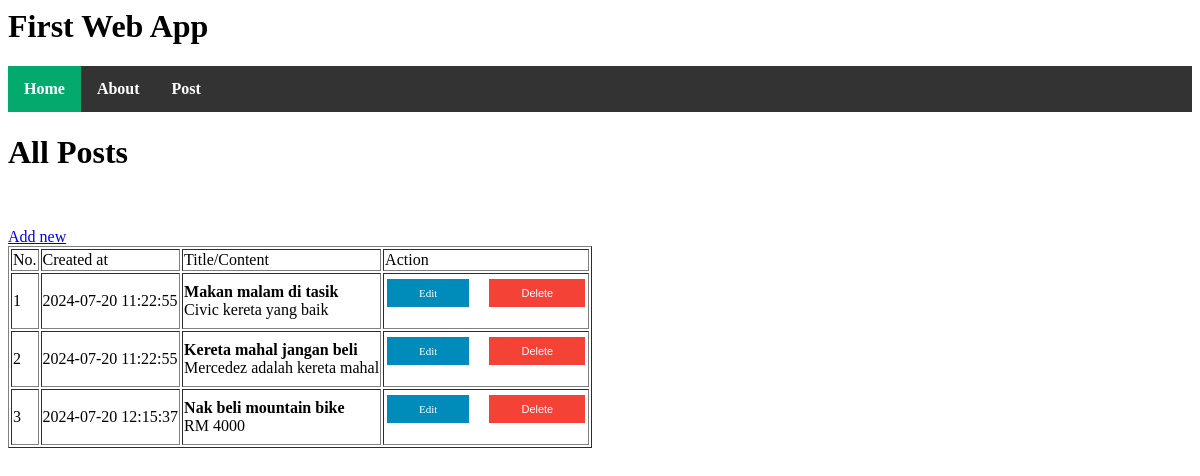
Page /post on the committed database.
### tables this page shows
CREATE TABLE posts (
    id INTEGER PRIMARY KEY AUTOINCREMENT,
    created TIMESTAMP NOT NULL DEFAULT CURRENT_TIMESTAMP,
    title TEXT NOT NULL,
    content TEXT NOT NULL
);

### app.py (the view)
@app.route('/post')
def post():
	conn = get_db_connection()
	posts = conn.execute('SELECT * FROM posts').fetchall()
	conn.close()
	return render_template('post.html', posts=posts)

### app.py (called while the page is built)
def get_db_connection():
			conn = sqlite3.connect('../db/database.db')
			conn.row_factory = sqlite3.Row
			return conn

### templates/post.html (shortened to what this page needs)
{% extends 'header.html' %}
{% block content %}
	<h1>{% block title %} All Posts {% endblock %}</h1>
	<a href="{{ url_for('create') }}">Add new</a>
	<table border="1">
	<tr>
		<td>No.</td>
		<td>Created at</td>
		<td>Title/Content</td>
		<td>Action</td>
	 </tr>
	{% for post in posts %}
  				 <tr>
					<td>{{ post['id'] }}</td>
					<td>{{ post['created'] }}</td>
					<td><b>{{ post['title'] }}</b> <br> {{ post['content'] }}</td>
					<td>
					<form action="{{ url_for('delete', id=post['id']) }}" method="POST">
						<a class="button buttonEdit" href="{{ url_for('edit', id=post['id']) }}">Edit</a> &nbsp;&nbsp;
						<input class="button buttonDelete" type="submit" value="Delete"
								onclick="return confirm('Are you sure you want to delete this post?')">
					</form>
					</td>
				 </tr>
 	{% endfor %}
	 			</table>
{% endblock %}

### templates/header.html (shortened to what this page needs)
<header>
  <div class="container">
	<h1 class="logo">First Web App</h1>
	<strong><nav>
 	  <ul>
		<li><a class="active" href="{{ url_for('home') }}">Home</a></li>
		<li><a href="{{ url_for('about') }}">About</a></li>
		<li><a href="{{ url_for('post') }}">Post</a></li>
	  </ul>
 	</nav>
	</strong>
  </div>
</header>
{% block content %}
{% endblock %}

### templates/header.html (style rules this page uses)
ul { list-style-type: none; margin: 0; padding: 0; overflow: hidden; background-color: #333; }
li { float: left; }
li a { display: block; color: white; text-align: center; padding: 14px 16px; text-decoration: none; }
.active { background-color: #04AA6D; }
.button { background-color: #04AA6D; border: none; color: white; padding: 8px 32px; text-align: center; text-decoration: none; display: inline-block; font-size: 11px; margin: 4px 2px; cursor: pointer; }
.buttonEdit { background-color: #008CBA; }
.buttonDelete { background-color: #f44336; }

### rows in the picture
posts: id "1", created "2024-07-20 11:22:55", title "Makan malam di tasik", content "Civic kereta yang baik"
posts: id "2", created "2024-07-20 11:22:55", title "Kereta mahal jangan beli", content "Mercedez adalah kereta mahal"
posts: id "3", created "2024-07-20 12:15:37", title "Nak beli mountain bike", content "RM 4000"
